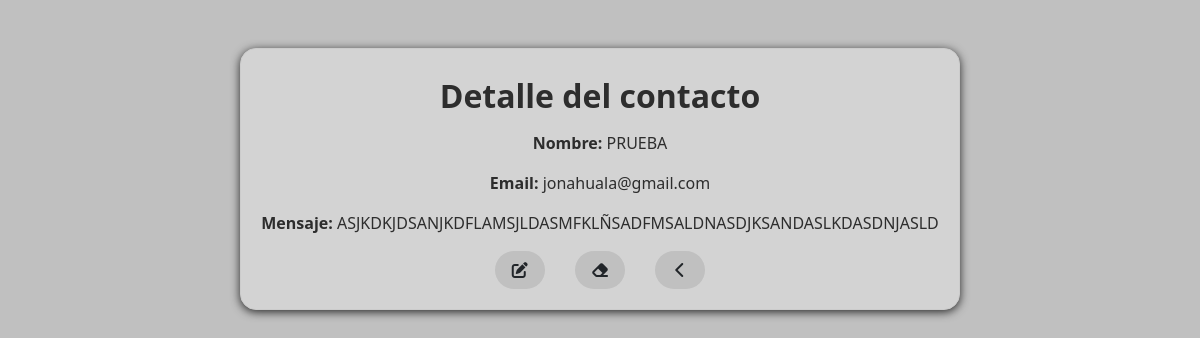
Screenshot of /contacto/17/ (signed in) with the database file from the repository.
### myportfolio/models.py (models this page shows, shortened)
class Contacto(models.Model):
    nombre = models.CharField(max_length=100)
    email = models.EmailField()
    mensaje = models.TextField()
    mensaje_cifrado = models.TextField()  # Campo para almacenar el mensaje cifrado
    fecha = models.DateTimeField(auto_now_add=True)

### myportfolio/views.py (the view)
# urls.py: path('contacto/<int:pk>/', views.contacto_detalle, name='contacto_detalle'),
@login_required
def contacto_detalle(request, pk):
    contacto = get_object_or_404(Contacto, pk=pk)
    return render(request, 'myportfolio/contacto_detalle.html', {'contacto': contacto})

### myportfolio/templates/myportfolio/contacto_detalle.html (shortened to what this page needs)
{% extends 'base_generic.html' %} {% block content %}
<div class="container mt-5 detalle_contacto">
  <h2 class="py-2 fw-bold">Detalle del contacto</h2>
  <p><strong>Nombre: </strong>{{ contacto.nombre }}</p>
  <p><strong>Email: </strong>{{ contacto.email }}</p>
  <p><strong>Mensaje: </strong>{{ contacto.mensaje }}</p>
  <a href="{% url 'contacto_editar' contacto.pk %}" class="btn boton_detalle"
    ><i class="fa-solid fa-pen-to-square"></i
  ></a>
  <form
    method="POST"
    action="{% url 'contacto_eliminar' contacto.pk %}"
    style="display: inline"
  >
    <button type="submit" class="btn boton_detalle">
      <i class="fa-solid fa-eraser"></i>
    </button>
  </form>
  <a href="{% url 'contacto_lista' %}" class="btn boton_detalle"
    ><i class="fa-solid fa-chevron-left"></i
  ></a>
</div>
{% endblock %}

### myportfolio/static/css/otherstyles.css (style rules this page uses)
:root { --color1: #C0C0C0; --color1-M: #D3D3D3; --color2: #2D2D2D; --color3: #800020; --color4: #333333; }
body, html { background-color: var(--color1); margin: 0; display: flex; justify-content: center; align-items: center; }
.detalle_contacto { width: 100%; max-width: 900px; padding: 20px; border: 1px solid #ccc; border-radius: 1em; background-color: var(--color1-M); box-shadow: 0 2px 10px rgba(0, 0, 0, 0.8); color: var(--color2); text-align: center; margin-bottom: 3em; }
.boton_detalle { transition: 0.7s ease; background-color: var(--color1); width: 50px; margin: 0px 13px 0px 13px; border-radius: 10em; }

### rows the page displays
Contacto: nombre "PRUEBA", email "jonahuala@gmail.com", mensaje "ASJKDKJDSANJKDFLAMSJLDASMFKLÑSADFMSALDNASDJKSANDASLKDASDNJASLD"
